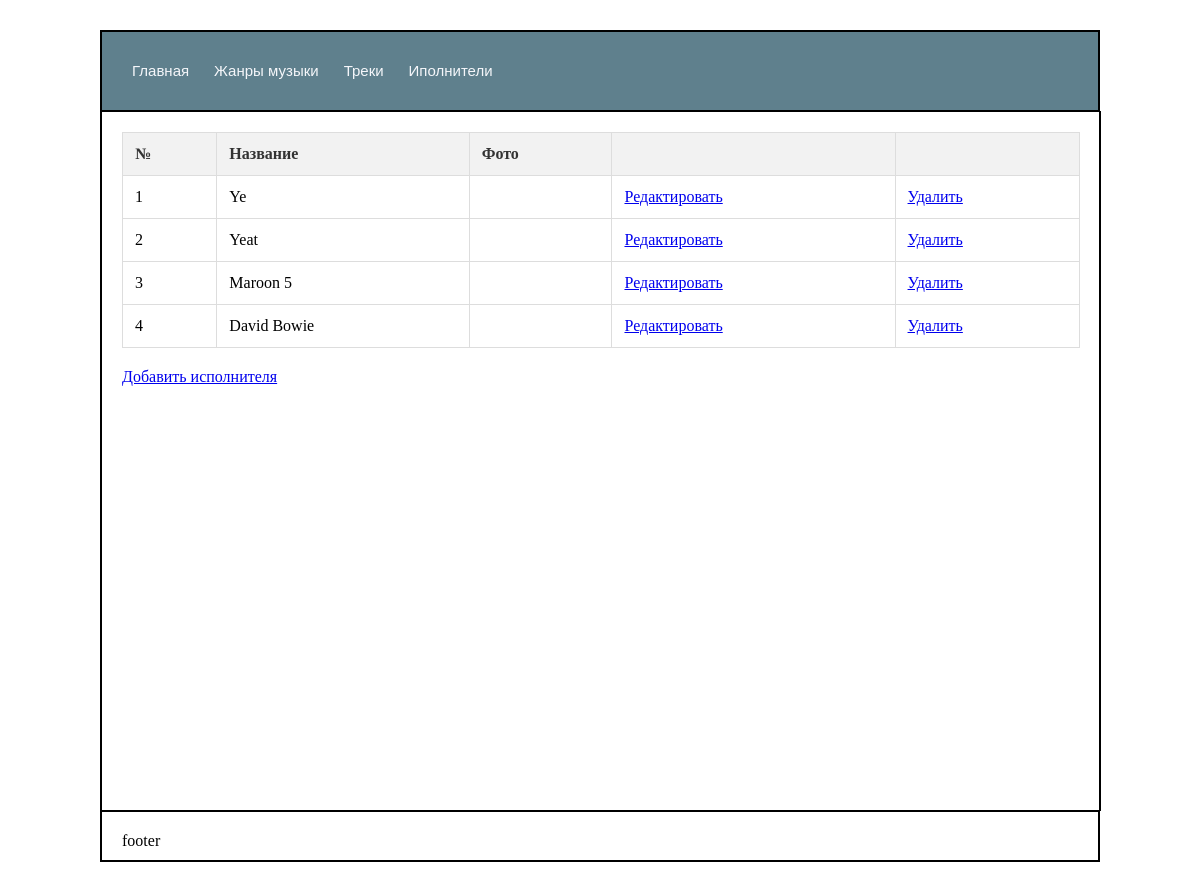
Screenshot of /artists/ with the database file from the repository.
### main/models.py (models this page shows, shortened)
class Artist (models.Model):
    name = models.CharField(max_length=500, unique=True)
    image = models.ImageField(upload_to='artists/', null=True)

### main/views.py (the view)
# urls.py: path('artists/', views.artists),
def artists(request):
    a = Artist.objects.all()
    return render(request, 'artists.html', {'artists': a})

### main/templates/artists.html (shortened to what this page needs)
{% extends "base.html" %}
{% block content %}
    <table>
         <thead>
            <tr>
                <th>№</th>
                <th>Название</th>
                <th>Фото</th>
                <th></th>
                <th></th>
            </tr>
         </thead>
          <tbody>
            {% for a in artists %}
                <tr>
                    <td>{{a.id}}</td>
                    <td>{{a.name}}</td>
                    <td><img class="artist_logo" src="/media/{{a.image}}" alt=""></td>
                    <td><a href=/editartist/{{a.id}}>Редактировать</a></td>
                    <td><a href="/deleteartist/{{a.id}}">Удалить</a></td>
                </tr>
            {% endfor %}
          </tbody>
    </table>
    <a href="/add_artist">Добавить исполнителя</a>
{% endblock content %}

### main/static/styles.css (style rules this page uses)
* { box-sizing: border-box; }
table { width: 100%; border-collapse: collapse; margin-bottom: 20px; }
table th, table td { border: 1px solid #ddd; padding: 12px; text-align: left; }
table th { background-color: #f2f2f2; color: #333; }

### rows the page displays
Artist: id "1", name "Ye"
Artist: id "2", name "Yeat"
Artist: id "3", name "Maroon 5"
Artist: id "4", name "David Bowie"
